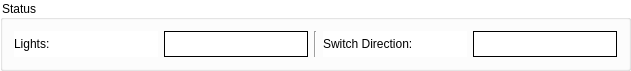
     <widget class="QGroupBox" name="groupBox_4">
      <property name="geometry">
       <rect>
        <x>10</x>
        <y>770</y>
        <width>631</width>
        <height>71</height>
       </rect>
      </property>
      <property name="styleSheet">
       <string notr="true">QGroupBox {
    background-color: white;
}
</string>
      </property>
      <property name="title">
       <string>Status</string>
      </property>
      <layout class="QGridLayout" name="gridLayout_41">
       <item row="0" column="4">
        <widget class="QLabel" name="switch_out_6">
         <property name="styleSheet">
          <string notr="true">background: white</string>
         </property>
         <property name="frameShape">
          <enum>QFrame::Box</enum>
         </property>
         <property name="text">
          <string/>
         </property>
         <property name="alignment">
          <set>Qt::AlignCenter</set>
         </property>
        </widget>
       </item>
       <item row="0" column="3">
        <widget class="QLabel" name="label_148">
         <property name="styleSheet">
          <string notr="true">background-color: white;

</string>
         </property>
         <property name="text">
          <string>Switch Direction: </string>
         </property>
        </widget>
       </item>
       <item row="0" column="2">
        <widget class="Line" name="line_6">
         <property name="orientation">
          <enum>Qt::Vertical</enum>
         </property>
        </widget>
       </item>
       <item row="0" column="0">
        <widget class="QLabel" name="label_149">
         <property name="styleSheet">
          <string notr="true">background-color: white;

</string>
         </property>
         <property name="text">
          <string>Lights: </string>
         </property>
        </widget>
       </item>
       <item row="0" column="1">
        <widget class="QLabel" name="light_out_6">
         <property name="layoutDirection">
          <enum>Qt::LeftToRight</enum>
         </property>
         <property name="styleSheet">
          <string notr="true">background: white</string>
         </property>
         <property name="frameShape">
          <enum>QFrame::Box</enum>
         </property>
         <property name="text">
          <string/>
         </property>
         <property name="alignment">
          <set>Qt::AlignCenter</set>
         </property>
        </widget>
       </item>
      </layout>
     </widget>
